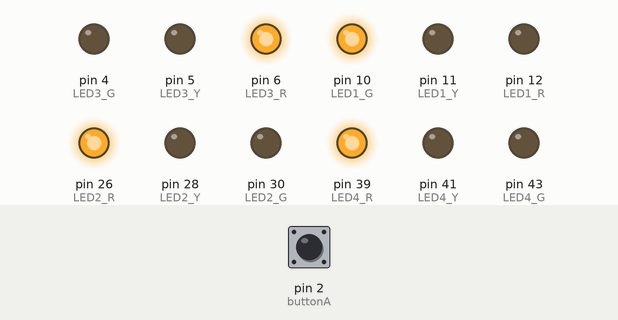
The sketch below on a simulated Arduino Mega 2560, built with avr-gcc and run on an emulated ATmega2560. Parts: output pins drawn as LEDs (lit = HIGH). The test bench sets the inputs (shaded band); at power-on: pin 2 (buttonA) HIGH.

Above: at 0.1 s.
At 40.1 s:
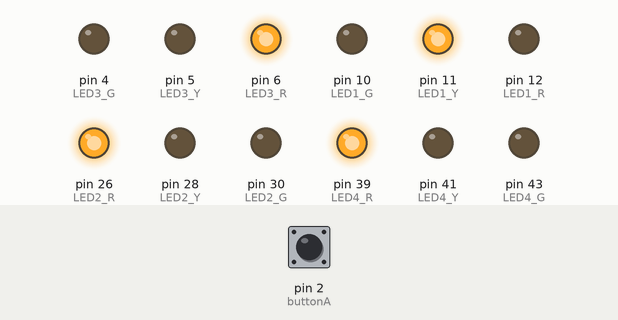
At 44.6 s:
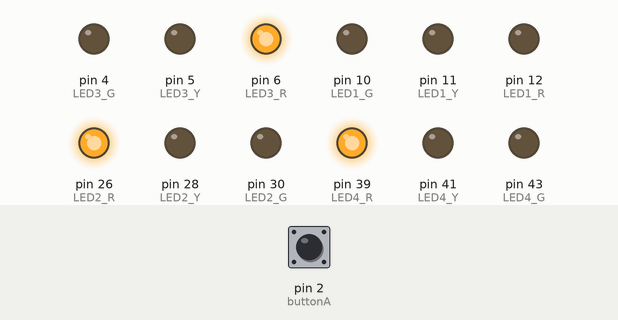
At 50.1 s:
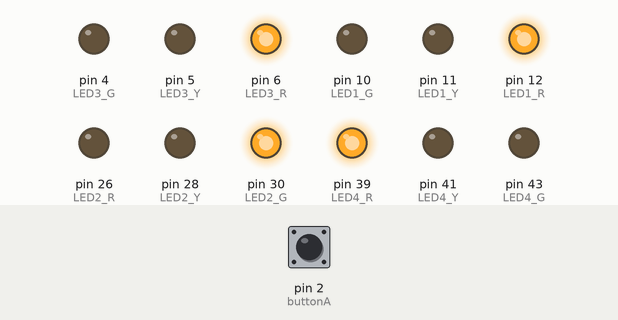
At 90.1 s:
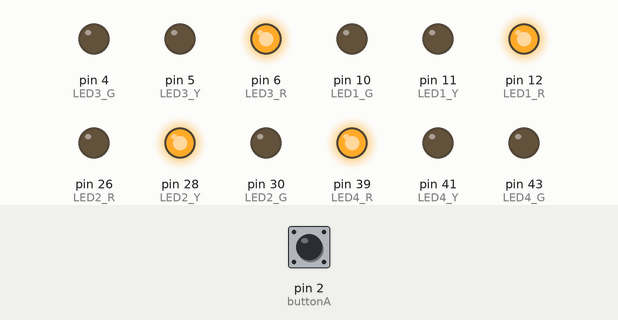
At 100.1 s:
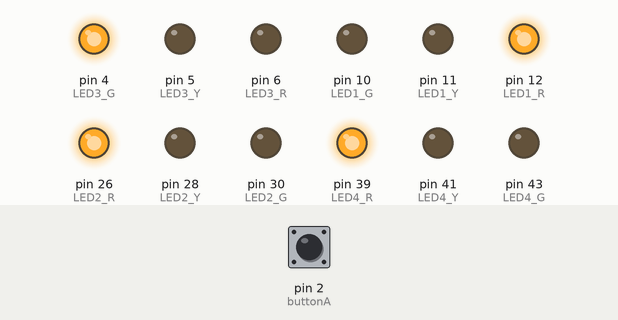
Timing chart, 0 to 101.6 s (numbered marks = the images above):
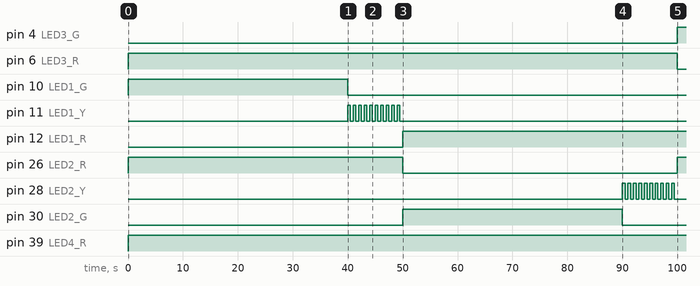

Measured:
- by itself, pin 4 (LED3_G): LOW → HIGH at 100 s
- by itself, pin 6 (LED3_R): LOW → HIGH at 0.00 s, → LOW 100 s later
- by itself, pin 10 (LED1_G): LOW → HIGH at 0.00 s, → LOW 40.0 s later
- by itself, pin 11 (LED1_Y): LOW → HIGH at 40.0 s, → LOW 0.50 s later, → HIGH 0.50 s later, → LOW 0.50 s later, … (20 changes in this stretch)
- by itself, pin 12 (LED1_R): LOW → HIGH at 50.0 s
- by itself, pin 26 (LED2_R): LOW → HIGH at 0.00 s, → LOW 50.0 s later, → HIGH 50.0 s later
- by itself, pin 28 (LED2_Y): LOW → HIGH at 90.0 s, → LOW 0.50 s later, → HIGH 0.50 s later, → LOW 0.50 s later, … (20 changes in this stretch)
- by itself, pin 30 (LED2_G): LOW → HIGH at 50.0 s, → LOW 40.0 s later

The sketch:

PBL_2015136081.ino
```cpp
// 4거리 3색신호등,,Led가 12개.. 각 번호의 디지털 핀에 연걸
#define LED1_R 12
#define LED1_Y 11
#define LED1_G 10 //상
#define LED2_R 26
#define LED2_Y 28
#define LED2_G 30//하
#define LED3_R 6
#define LED3_Y 5
#define LED3_G 4//좌
#define LED4_R 39
#define LED4_Y 41
#define LED4_G 43 //우
#define buttonA 2

#define DelayTime 40000 //40초 초록, 빨간 불이 켜있는 시간
#define YellowBlinkTime 10000 //10초 노란불이 깜빡이는 시간
#define PedestrianDelayTime 3000 //3초 보행자 신호로 넘어갈 때 기다리는 시간
#define PedestrianMovingTime 20000 //20초 보행자 신호가 켜있는 시간

volatile bool state = true; //스위치가 눌렸는지를 판단하는 변수

void setup() {
  pinMode(LED1_R, OUTPUT);
  pinMode(LED1_G, OUTPUT);
  pinMode(LED1_Y, OUTPUT);
  pinMode(LED2_R, OUTPUT);
  pinMode(LED2_G, OUTPUT);
  pinMode(LED2_Y, OUTPUT);
  pinMode(LED3_R, OUTPUT);
  pinMode(LED3_G, OUTPUT);
  pinMode(LED3_Y, OUTPUT);
  pinMode(LED4_R, OUTPUT);
  pinMode(LED4_G, OUTPUT);
  pinMode(LED4_Y, OUTPUT);
  pinMode(buttonA, INPUT_PULLUP); //기본값이 HIGH
  attachInterrupt(0,tTof, FALLING); //인터럽트0 은 핀 2번, 따라서 스위치를 핀2에 연결, 스위치가 눌리면 실행
}                               //인터럽트 핀의 값이 HIGH에서 LOW로 바뀔 때 함수 실행

void loop() {
  // 사거리 신호등을 상 1 하 2 좌 3 우 4 라 하면 1번 초록불 -> 2번 -> 3번 -> 4번 -> 반복
  //녹색 -> 노랑 -> 빨강 -> 녹색->무한루프
  //신호가 초록일때 보행자 버튼 (3초 후에 노랑 -> 빨강)
digitalWrite(LED2_R, HIGH); digitalWrite(LED3_R, HIGH); digitalWrite(LED4_R, HIGH);
digitalWrite(LED1_R, LOW); digitalWrite(LED1_G, HIGH); //위쪽 신호등만 초록색
delay(DelayTime); //40초간 켜줌
digitalWrite(LED1_G, LOW);
for(int delaytime=0; delaytime <(YellowBlinkTime/1000); delaytime++){// 초록 -> 빨강 될때 황색으로 경고
digitalWrite(LED1_Y, HIGH);
delay(500);
digitalWrite(LED1_Y, LOW);
delay(500);
  }
digitalWrite(LED1_G, LOW);
// ---------------------------------------------------1번(상)만 초록
digitalWrite(LED1_R, HIGH);
digitalWrite(LED2_R, LOW); digitalWrite(LED2_G, HIGH); //아래쪽 신호등만 초록색
for(int count=0; count<1000;count++){
 if(state == false) { //스위치가 눌렸으면
    delay(PedestrianDelayTime); //3초간 대기
    digitalWrite(LED2_G, LOW); //초록불을 꺼준다
    for(int delaytime=0; delaytime <10; delaytime++){ //10초간
    digitalWrite(LED2_Y, HIGH); //노란 신호가 들어옴
    delay(500);
    digitalWrite(LED2_Y, LOW); //노란 신호를 끔
    delay(500); //1초 간격으로 깜빡임
    }
    digitalWrite(LED2_R, HIGH); //빨간 신호를 켠다
    delay(PedestrianMovingTime);
    state = true; //동작이 끝났으니 변수를 원래 상태로 돌려줌
    digitalWrite(LED2_R, LOW);
    digitalWrite(LED2_G, HIGH); //다시 초록 신호를 켜준다
 }
 if(count == (DelayTime/1000)) break;
 delay(1000);
}
digitalWrite(LED2_G, LOW);
for(int delaytime=0; delaytime <(YellowBlinkTime/1000); delaytime++){
digitalWrite(LED2_Y, HIGH);
delay(500);
digitalWrite(LED2_Y, LOW);
delay(500); // 초록 -> 빨강 될때 황색으로 경고
  }
digitalWrite(LED2_G, LOW);
// ---------------------------------------------------2번(하) 초록 보행자신호 넣어주기
digitalWrite(LED2_R, HIGH);
digitalWrite(LED3_R, LOW); digitalWrite(LED3_G, HIGH); //위쪽 신호등만 초록색
delay(DelayTime); //40초간 켜줌
digitalWrite(LED3_G, LOW);
for(int delaytime=0; delaytime <(YellowBlinkTime/1000); delaytime++){
digitalWrite(LED3_Y, HIGH);
delay(500);
digitalWrite(LED3_Y, LOW);
delay(500); // 초록 -> 빨강 될때 황색으로 경고
}
digitalWrite(LED3_G, LOW);
// ---------------------------------------------------3번(좌) 초록
digitalWrite(LED3_R, HIGH);
digitalWrite(LED4_R, LOW); digitalWrite(LED4_G, HIGH); //위쪽 신호등만 초록색
delay(DelayTime); //40초간 켜줌
digitalWrite(LED4_G, LOW);
for(int delaytime=0; delaytime <(YellowBlinkTime/1000); delaytime++){
digitalWrite(LED4_Y, HIGH);
delay(500);
digitalWrite(LED4_Y, LOW);
delay(500); // 초록 -> 빨강 될때 황색으로 경고
}
digitalWrite(LED4_G, LOW);
// ---------------------------------------------------4번(우) 초록
}

void tTof(){ //스위치가 눌렸을 때 실행되는 함수
 if(digitalRead(LED2_G) == HIGH) state = false; //스위치가 눌리면 state의 값을 바꿔준다
}

//스위치를 누르면 인터럽트를 통해 상태를 바꿔주고 루프문에서 바뀐 상태를 가지고 조건문 실행
```
